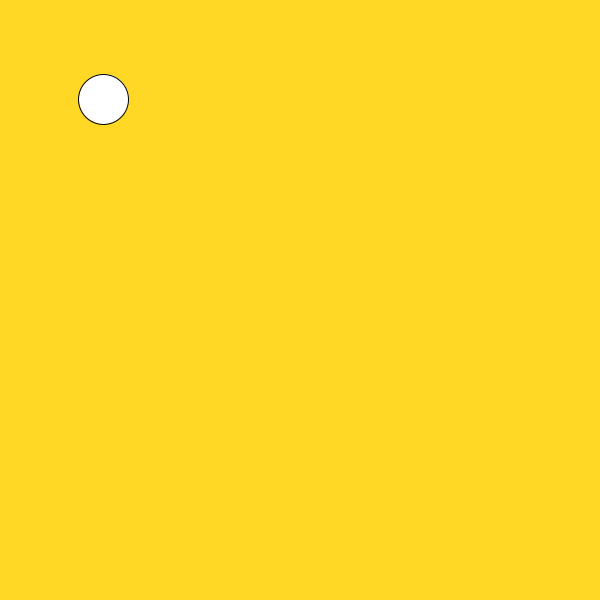
Frame 1 (no input)
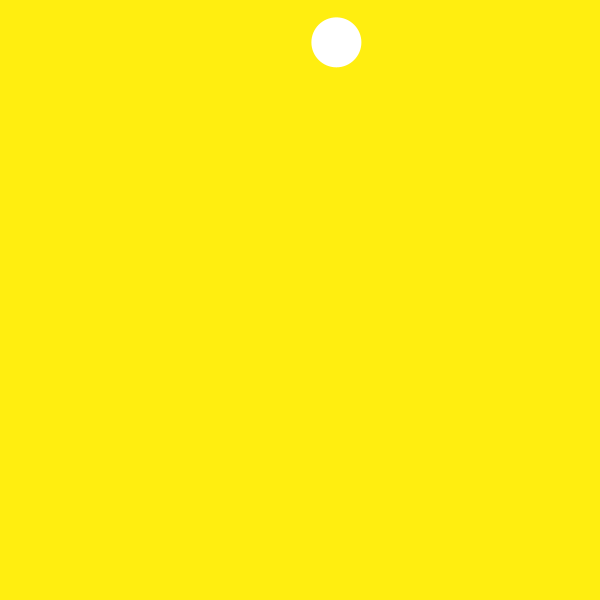
Frame 60 (the mouse pressed at the canvas centre just before this capture)
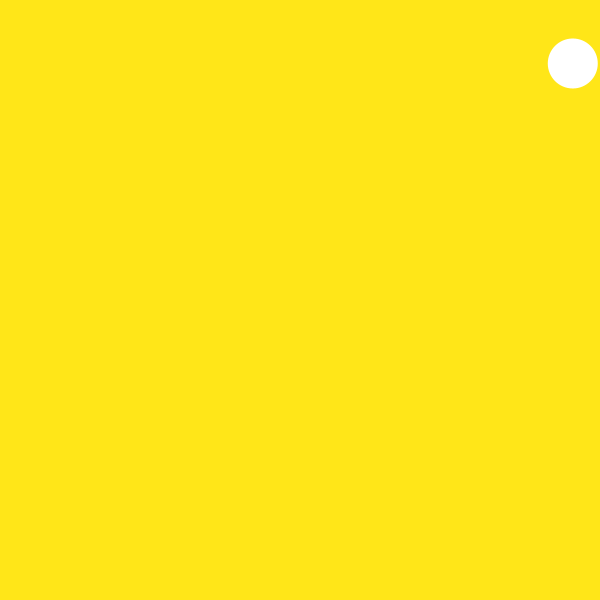
Frame 120 (the mouse held since frame 60 and released just before this capture)

The Processing sketch that drew these frames (run headless with seeded random() and noise(); from frame 60 on, the mouse is pressed at the canvas centre):

// Processing sketch: Code1_Week4_Classwork1
// ── Code1_Week4_Classwork1.pde
//int x;
float xPos = 100, yPos = 100;
float xSpeed, ySpeed;
int size = 50;
float distance;
//create boolean to check if mouse is clicked

void setup(){
  size(600, 600);
  xSpeed = random(2, 5);
  ySpeed = random(-2, 2);
}

void draw(){
  int b, g;
  
  b = int(map(yPos, 0, height, 255, 21));
  g = int(map(yPos, 0, height, 0, 232));
  
  background(255, b, g);
  
  //background(0); //removes trail of circles
  xPos += xSpeed;
  yPos += ySpeed;
  
  distance = dist(mouseX, mouseY, xPos, yPos);
  
 
  //if my ellipse goes further than the right side 
  //of my screen, reset
  
  if(xPos > width-size/2 || xPos < size/2){
    xSpeed = -xSpeed;
  }
  if(yPos > height-size/2 || yPos < size/2){
    ySpeed = -ySpeed;
  }   
   ellipse(xPos, yPos, size, size);
  noStroke();
  
  //if ball clicked --> set speed to 0
  //if ball not clicked --> set to random value;
}

  void mousePressed(){
    if (distance < size/2){
      xSpeed = random(2, 5);
      ySpeed = random(-2, 2);
    }
  //if mouse is within the ball;

    //turn ball clicked form true to false/ false to true
  
  //x += 5;
  //x = x + 1;
  //x ++;
  //println(x);
}
